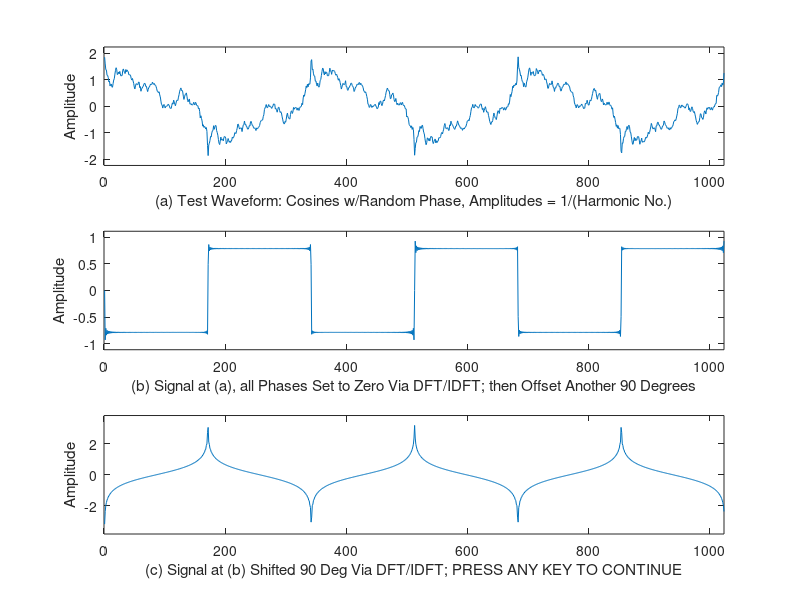

Source code (MATLAB):
function  LVxPhaseShiftViaDFT
%function  LVxPhaseShiftViaDFT
%
% Creates a signal having the harmonic spectrum of a square wave, but with random
% phases, then resets all phases to 0 degrees initially using the DFT/IDFT, resulting in a
% cusped waveform, which is shown in the second subplot; thereafter, the phase of each 
% bin is shifted a small amount via DFT every time any key is pressed. Eventually, all 
% frequencies in the cusped waveform are shited 90 degrees, and the cusped waveform 
% is converted in a square wave. The third subplot is always the Hilbert
% transform of the waveform in the second plot, and thus starts out as a
% square wave and is gradually converted into a cusped waveform as the
% cusped waveform in the second subplot is converted into a square wave.
%
% Author: F. W. Isen
% Copyright 2009 by Morgan & Claypool

SR = 1024;
WF = zeros(1,SR);
t = 0:1/SR:1-1/SR;
freq = 3;
for ctr = 1:2:SR/(2*freq)
   WF = WF + (1/ctr)*cos(2*pi*ctr*freq*t + randn(1,1));
end
L = length(WF);
y = fft(WF);

NeutY = (y.*conj(y)).^0.5;

figure(13357)
clf

Comment = 'Press any key for next computation'

for degrees = 0:5:90
PhaseShiftAmt = exp(j*2*pi*(degrees/360));
if rem(L,2)==0
 FreqDomPhiShift = [NeutY(1,1:1),NeutY(1,2:L/2+1)*(PhaseShiftAmt),NeutY(1,L/2+2:L)*conj(PhaseShiftAmt)];
else   
 FreqDomPhiShift = ([NeutY(1,1:1),NeutY(1,2:(L-1)/2+1)*(PhaseShiftAmt),NeutY(1,(L-1)/2+2:L)*conj(PhaseShiftAmt)]);
end
TDResult = real(ifft(FreqDomPhiShift));

plotlim1 = 1.2*max(abs(WF));

subplot(311)
plot(WF)
ylabel(['Amplitude'])
xlabel(['(a) Test Waveform: Cosines w/Random Phase, Amplitudes = 1/(Harmonic No.)'])
axis([0 length(WF) -plotlim1 plotlim1])

plotlim2 = 1.2*max(abs(TDResult));

subplot(312)
plot(TDResult)
ylabel(['Amplitude'])
xlabel(['(b) Signal at (a), all Phases Set to Zero Via DFT/IDFT; then Offset Another ',num2str(degrees),' Degrees'])
axis([0 length(WF) -plotlim2 plotlim2])

%[PhaseShiftedOutput] = imag(hilbert(TDResult));

PhaseShiftAmt = exp(j*2*pi*(90/360));
if rem(L,2)==0
 FreqDomPhiShift = [FreqDomPhiShift(1,1:1),FreqDomPhiShift(1,2:L/2+1)*(PhaseShiftAmt),FreqDomPhiShift(1,L/2+2:L)*conj(PhaseShiftAmt)];
else   
 FreqDomPhiShift = ([FreqDomPhiShift(1,1:1),FreqDomPhiShift(1,2:(L-1)/2+1)*(PhaseShiftAmt),FreqDomPhiShift(1,(L-1)/2+2:L)*conj(PhaseShiftAmt)]);
end
[PhaseShiftedOutput] = real(ifft(FreqDomPhiShift));

plotlim3 = 1.2*max(abs(PhaseShiftedOutput));

subplot(313)
plot(PhaseShiftedOutput)
ylabel(['Amplitude'])
xlabel(['(c) Signal at (b) Shifted 90 Deg Via DFT/IDFT; PRESS ANY KEY TO CONTINUE'])
axis([0 length(PhaseShiftedOutput) -plotlim3 plotlim3])

if degrees==90
    break
end

pause

end
